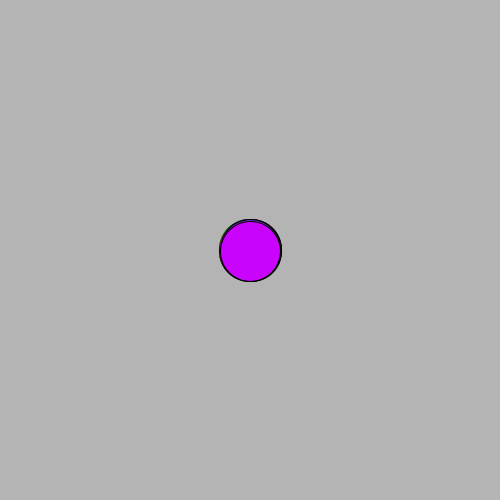
Frame 1 (no input)
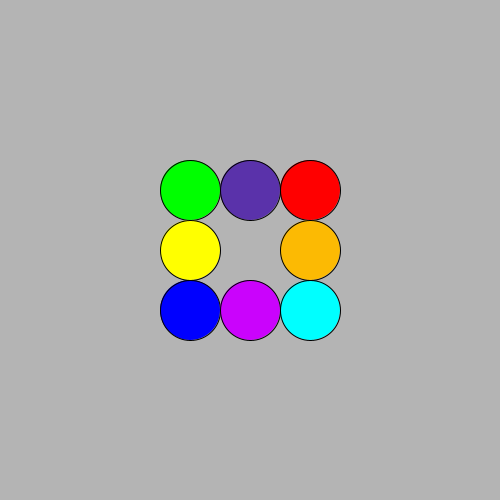
Frame 60 (the mouse pressed at the canvas centre just before this capture)
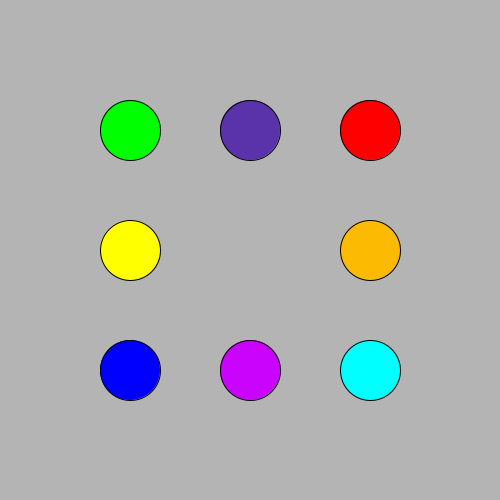
Frame 120 (the mouse held since frame 60 and released just before this capture)

The Processing sketch that drew these frames (run headless with seeded random() and noise(); from frame 60 on, the mouse is pressed at the canvas centre):

// Processing sketch: Variables
// ── Variables.pde
float centrex = width/2;
float centrey = height/2;

float apple = 12;
float banana = 7;
float orange = 6;

void setup(){
  size(500,500);
  background(180);
  println("number of apples: ", apple);
  println("number of bananas: ", banana);
  println("number of oranges: ", orange);
  centrex = width/2;
  centrey = height/2;
  frameRate(45);
}

void draw(){
  background(180);
  
  fill(0,255,0);
  ellipse(centrex - frameCount,centrey - frameCount,60,60);
  
  fill(255,0,0);
  ellipse(centrex + frameCount,centrey - frameCount,60,60);
  
  fill(0,0,255);
  ellipse(centrex - frameCount,centrey + frameCount,60,60);
  
  fill(0,255,255);
  ellipse(centrex + frameCount,centrey + frameCount,60,60);
  
  fill(255,255,0);
  ellipse(centrex - frameCount,centrey,60,60);
  
  fill(252,186,3);
  ellipse(centrex + frameCount,centrey ,60,60);
  
  fill(90,50,170);
  ellipse(centrex ,centrey - frameCount,60,60);
  
  fill(202,3,252);
  ellipse(centrex ,centrey + frameCount,60,60);

}
